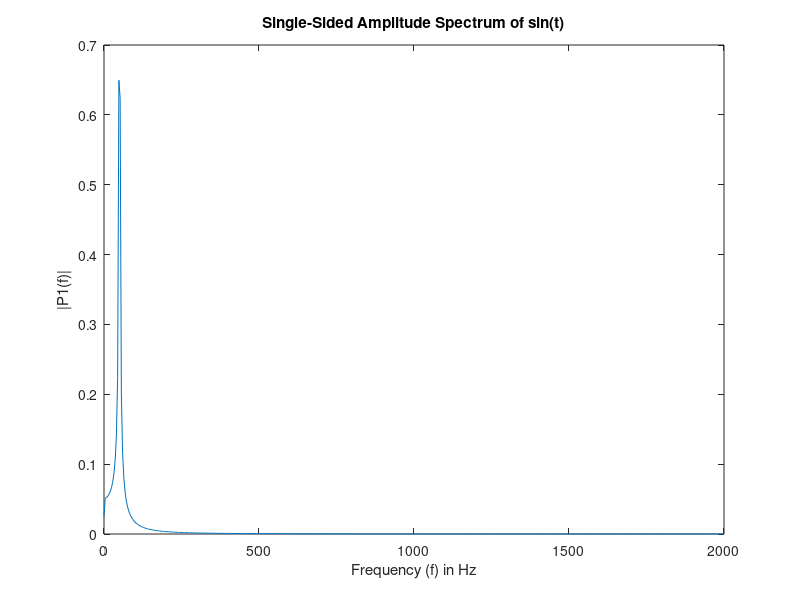

This figure's MATLAB source:
% Parameters
Fs = 4000;            % Sampling rate in Hz
T = 1/Fs;             % Sampling period
L = 1000;             % Length of signal
t = (0:L-1)*T;        % Time vector

% Signal
f = 50;               % Frequency of the sine wave in Hz
signal = sin(2*pi*f*t);

% Fourier Transform
Y = fft(signal);

% Compute the two-sided spectrum and then the single-sided spectrum
P2 = abs(Y/L);        % Two-sided spectrum P2
P1 = P2(1:L/2+1);     % Single-sided spectrum P1
P1(2:end-1) = 2*P1(2:end-1);

% Frequency vector
f = Fs*(0:(L/2))/L;

% Plot the single-sided amplitude spectrum
figure;
plot(f, P1);
title('Single-Sided Amplitude Spectrum of sin(t)');
xlabel('Frequency (f) in Hz');
ylabel('|P1(f)|');
